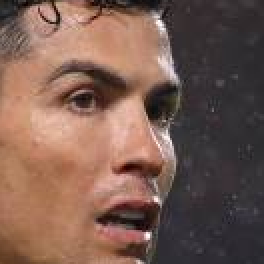
#> input picture cropped/ronaldo/ronaldo107.png, 132 x 132 px (shown 2 times larger); its folder holds only this picture in this run
$ jupyter execute --allow-errors Processing.ipynb
#> lines starting #> are read from the running program, lines starting #| are printed output that depends on the picture
[cell 1]
import numpy as np
import os
import cv2
import matplotlib.pyplot as plt
from concurrent.futures import ThreadPoolExecutor
import pandas as pd

[cell 2]
import pywt
import glob
from scipy.special import expit
from tqdm.notebook import tqdm_notebook

[cell 3]
#custom cmap
import matplotlib.colors

my_cmap = matplotlib.colors.LinearSegmentedColormap.from_list("", ["red", "yellow", "green"])

# Wavelet transformed

[cell 4]
path_to_data = './cropped'

[cell 5]
img_dirs = []
for entry in os.scandir(path_to_data):
    if entry.is_dir():
        img_dirs.append(entry.path)

[cell 6]
data_sports = dict()

[cell 7]
for title in img_dirs:
  name = title.split('/')[-1]
  files_img = glob.glob(f"{title}/*")
  data_sports[name] = files_img

[cell 8]
data_sports = pd.DataFrame.from_dict(data_sports, orient='index').T

[cell 9]
colors = []
for i in range(3):
    colors.append(plt.get_cmap('viridis')(np.random.uniform(0.0,1.0,1)[0]))

[cell 10]
fig, ax = plt.subplots()
ax.bar(title , data_sports.count().values,0.8, color=colors)
plt.grid()
plt.show()
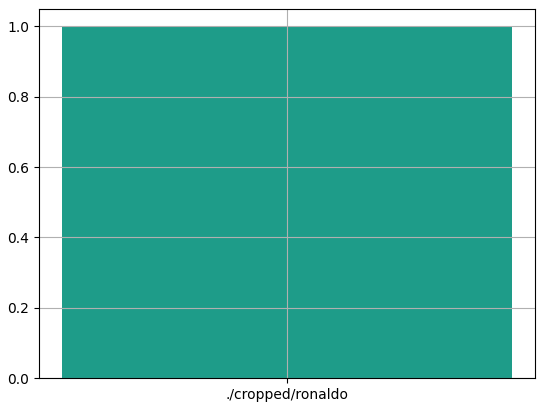
#> figure drawn by matplotlib, 1 panel

[cell 11]
def w2d(img, mode='haar', level=1):
    imArray = img
    #Datatype conversions
    #convert to grayscale
    imArray = cv2.cvtColor( imArray,cv2.COLOR_RGB2GRAY )
    #convert to float
    imArray =  np.float32(imArray)
    imArray /= 255;
    # compute coefficients
    coeffs=pywt.wavedec2(imArray, mode, level=level)

    #Process Coefficients
    coeffs_H=list(coeffs)
    coeffs_H[0] *= 0;

    # reconstruction
    imArray_H=pywt.waverec2(coeffs_H, mode);
    imArray_H *= 255;
    imArray_H =  np.uint8(imArray_H)

    return imArray_H

[cell 12]
data_sports['ronaldo']

#> (a cell that did not finish here is left out)

[cell 14]
X,Y = [], []
for celebrity_name, training_files in data_sports.items():
  for training_image in training_files:
    try:
      img = cv2.imread(training_image)
#> img is the input picture: shape (132, 132, 3); mean B, G, R 81.1, 92.2, 121.3
      scalled_raw_img = cv2.resize(img, (32, 32))
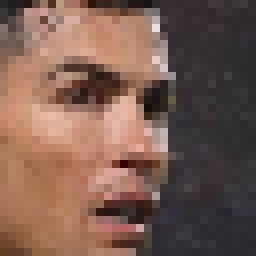
#> scalled_raw_img: shape (32, 32, 3) (shown 8 times larger); mean B, G, R 80.9, 92, 121.1
      img_har = w2d(img,'db1',5)
#> in w2d, `imArray = cv2.cvtColor( imArray,cv2.COLOR_RGB2GRAY )`:
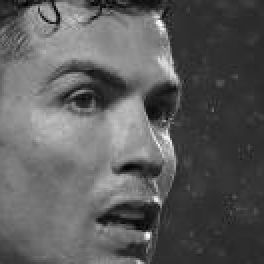
#> imArray: shape (132, 132) (shown 2 times larger); min 2, max 253, mean 92.2
#> in w2d, `coeffs=pywt.wavedec2(imArray, mode, level=level)`: coeffs = 6 items
#> in w2d, `imArray_H=pywt.waverec2(coeffs_H, mode);`:
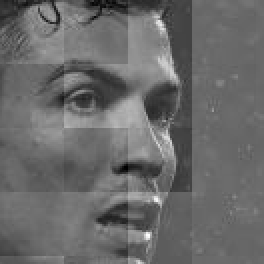
#> imArray_H: shape (132, 132) float32 (shown 2 times larger); min -0.522, max 0.731, mean 1.42e-09; drawn with min black and max white
#> in w2d, `imArray_H =  np.uint8(imArray_H)`:
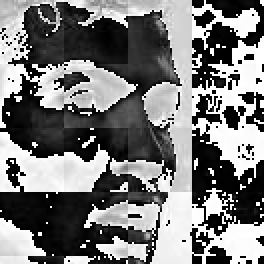
#> imArray_H: shape (132, 132) (shown 2 times larger); min 0, max 255, mean 120.5
      scalled_img_har = cv2.resize(img_har, (32, 32))
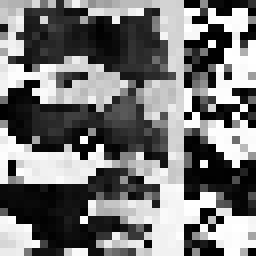
#> scalled_img_har: shape (32, 32) (shown 8 times larger); min 0, max 255, mean 117.9
      # scalled_img_har = np.array(scalled_img_har)
      combined_img = np.vstack((scalled_raw_img.reshape(32*32*3,1),scalled_img_har.reshape(32*32,1)))
#> combined_img = 4096 values, max 255 at index 3127, min 0 at index 3199, mean 103
      combined_img = combined_img / 255
#> combined_img = 4096 values, max 1 at index 3127, min 0 at index 3199, mean 0.404
    except Exception as e:
      print(str(e))
    X.append(list(combined_img.flatten()))
    Y.append(celebrity_name)

$ run again, on cropped/ronaldo/ronaldo158.png
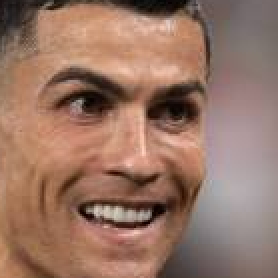
#> input picture cropped/ronaldo/ronaldo158.png, 139 x 139 px (shown 2 times larger)
#> img is the input picture: shape (139, 139, 3); mean B, G, R 101.2, 116.9, 151.7
#> in w2d, `imArray = cv2.cvtColor( imArray,cv2.COLOR_RGB2GRAY )`:
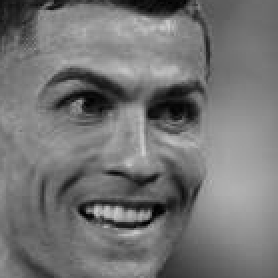
#> imArray: shape (139, 139) (shown 2 times larger); min 1, max 207, mean 116.2
#> coeffs = 6 items
#> `scalled_img_har = cv2.resize(img_har, (32, 32))`:
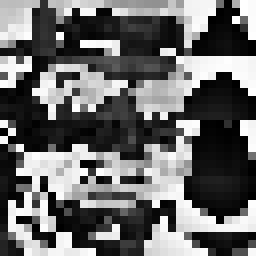
#> scalled_img_har: shape (32, 32) (shown 8 times larger); min 0, max 255, mean 105.2
#> `combined_img = np.vstack((scalled_raw_img.reshape(32*32*3,1),scalled_i..`: combined_img = 4096 values, max 255 at index 3102, min 0 at index 1086, mean 118.9
#> `combined_img = combined_img / 255`: combined_img = 4096 values, max 1 at index 3102, min 0 at index 1086, mean 0.466
